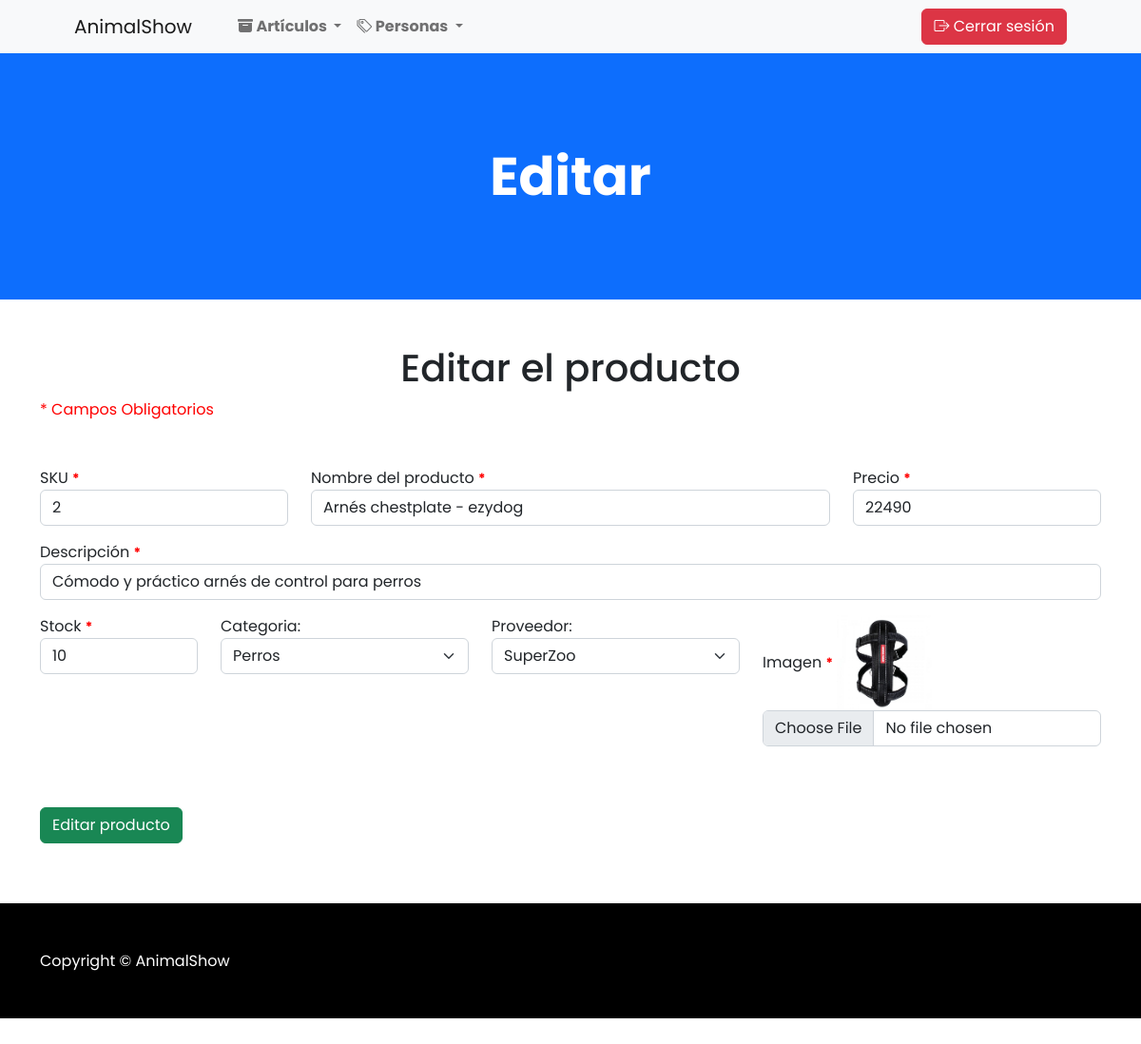
/editarProducto/2, run on the app's committed database.
### apps/Shopanimal/models.py (models this page shows, shortened)
class Producto(models.Model):
    sku = models.IntegerField(primary_key=True)
    nombre = models.CharField(max_length=50)
    precio = models.IntegerField()
    descripcion = models.CharField(max_length=200)
    stock = models.IntegerField()
    id_categoria = models.ForeignKey(Categoria, on_delete=models.CASCADE)
    id_proveedor = models.ForeignKey(Proveedor, on_delete=models.CASCADE)
    imagen = models.ImageField(upload_to='imagenesProducto')

class Categoria(models.Model):
    id_categoria = models.IntegerField(primary_key=True)
    nombre_categoria = models.CharField(max_length=100)
    descripcion = models.CharField(max_length=100)

class Proveedor(models.Model):
    id_proveedor = models.IntegerField(primary_key=True)
    nombre_proveedor = models.CharField(max_length=100)
    email = models.CharField(max_length=100)
    telefono = models.CharField(max_length=50)
    ciudad = models.CharField(max_length=100)

### apps/Shopanimal/views.py (the view)
# urls.py: path('editarProducto/<sku>', views.cargarEditarProducto),
def cargarEditarProducto(request, sku):
    tipoUsuario = request.session.get('tipoUsuario', None)
    productos = Producto.objects.get(sku=sku)
    categorias = Categoria.objects.all()
    proveedores = Proveedor.objects.all()
    return render(request, "editarProd.html", {"prod": productos, "cate": categorias, "prove": proveedores, "tipoUsuario":tipoUsuario})

### apps/Shopanimal/templates/editarProd.html (shortened to what this page needs)
{% extends './baseAdmin.html' %}
{% load static %}
{% block head %}
<link rel="stylesheet" href="{% static 'css/style.css' %}" />
{% endblock %}
{% block body %}
   <header class="bg-primary py-5">
    <div class="container px-4 px-lg-5 my-5">
        <div class="text-center text-white">
            <h1 class="display-4 fw-bolder">Editar</h1>
        </div>
    </div>
</header>
<div class="container mt-5">
    <h1>Editar el producto</h1>
    <span class="rd-point">* Campos Obligatorios</span>
</div>
<form action="/editarProductoForm" method="POST" enctype="multipart/form-data"> {% csrf_token %}
    <div class="container mt-5 mb-5">
        <div class="row">
            <div class="col-md-3">
                <div class="form-group mb-3">
                    <label for="txtSku">SKU <small>*</small></label>
                    <input readonly value="{{prod.sku}}" name="txtSku" id="txtSku" type="number" class="form-control"
                        placeholder="SKU del producto">
                </div>
            </div>
            <div class="col-md-6">
                <div class="form-group mb-3">
                    <label for="txtProducto">Nombre del producto <small>*</small></label>
                    <input value="{{prod.nombre}}" name="txtProducto" id="txtProducto" type="text" class="form-control"
                        placeholder="Ingrese el nombre del producto">
                </div>
            </div>
            <div class="col-md-3">
                <div class="form-group mb-3">
                    <label for="txtPrecio">Precio <small>*</small></label>
                    <input value="{{prod.precio}}" name="txtPrecio" id="txtPrecio" type="number" class="form-control"
                        placeholder="Ingrese el precio">
                </div>
            </div>
            <div class="col-md-12">
                <div class="form-group mb-3">
                    <label for="txtDesc">Descripción <small>*</small></label>
                    <input value="{{prod.descripcion}}" name="txtDesc" id="txtDesc" type="text" class="form-control"
                        placeholder="Ingrese una descripción para el producto">
                </div>
            </div>
            <div class="col-md-2">
                <div class="form-group mb-3">
                    <label for="txtStock">Stock <small>*</small></label>
                    <input value="{{prod.stock}}" name="txtStock" id="txtStock" type="number" class="form-control"
                        placeholder="Registrar el stock">
                </div>
            </div>
            <div class="col-md-3">
                <div class="form-group mb-3">
                    <label for="cmbCat">Categoria:</label>
                    <select name="cmbCat" id="cmbCat" class="form-select">
                        {% for c in cate %}
                        <option value="{{c.id_categoria}}" {% if c.id_categoria == prod.id_categoria.id_categoria %} selected {% endif %}>{{c.nombre_categoria}}</option>
                        {% endfor %}
                    </select>
                </div>
            </div>
            <div class="col-md-3">
                <div class="form-group mb-3">
                    <label for="cmbPro">Proveedor:</label>
                    <select name="cmbPro" id="cmbPro" class="form-select">
                        {% for p in prove %}
                        <option value="{{p.id_proveedor}}" {% if p.id_proveedor == prod.id_proveedor.id_proveedor %} selected {% endif %}>{{p.nombre_proveedor}}</option>
                        {% endfor %}
                    </select>
                </div>
            </div>
            <div class="col-md-4">
                <div class="form-group mb-3">
                    <label for="txtImagen">Imagen <small>*</small></label>
                    <img src="{{prod.imagen.url}}" height="100" alt="">
                    <input name="txtImagen" id="txtImagen" type="file" class="form-control">
                </div>
            </div>
            <div class="form-group mt-5">
                <button type="submit" class="btn btn-success">Editar producto</button>
            </div>
        </div>
    </div>
</form>
{% endblock %}

### data on the page
Producto: txtSku "2", txtProducto "Arnés chestplate - ezydog", txtPrecio "22490", txtDesc "Cómodo y práctico arnés de control para perros", txtStock "10", cmbCat "Perros", cmbPro "SuperZoo", imagen (picture)
